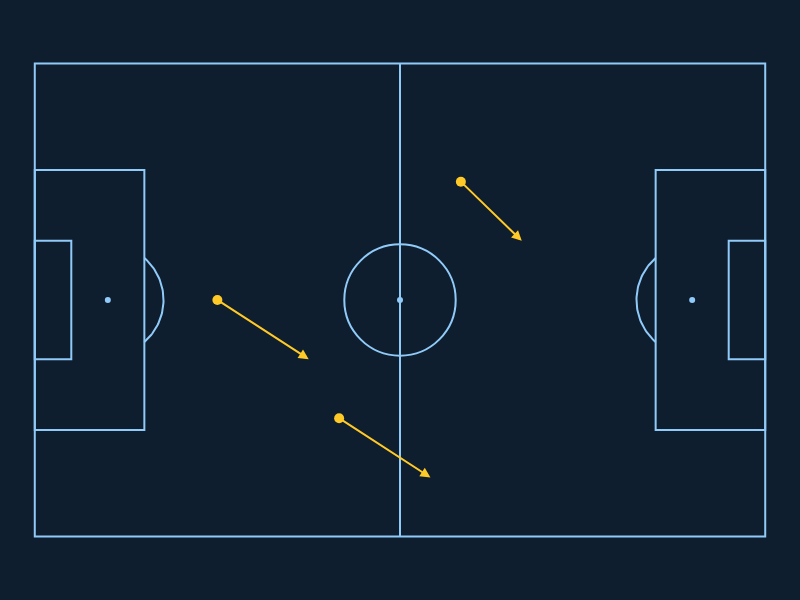

Notebook code cell kept with this figure:
### Code cell
data = pd.DataFrame({
    'x': [30, 50, 70],
    'y': [40, 60, 20],
    'x2': [45, 65, 80],
    'y2': [50, 70, 30],
    'player': ['Alice', 'Bob', 'Carol']
})

# Create a pitch with a dark theme and Opta dimensions
pitch = pb.viz.Pitch(theme="night")

# Plot the passes as arrows
pitch.plot_arrows(
    data, x='x', y='y', x_end='x2', y_end='y2'
)

# Optional: plot player positions at the start of the arrows
pitch.plot_scatter(data, x='x', y='y', hover='player')

# Show the pitch
pitch.show()

### Figure 1 — Plotly figure (JSON) as saved in the notebook; plotly's stock layout.template omitted (floating-point values rounded to 4 significant figures)
{"data": [{"hoverinfo": "skip", "line": {"color": "#90caf9"}, "mode": "lines", "showlegend": false, "type": "scatter", "x": [15.75, 15.96, 16.16, 16.35, 16.54, 16.72, 16.89, 17.06, 17.21, 17.36, 17.5, 17.63, 17.76, 17.87, 17.97, 18.07, 18.16, 18.23, 18.3, 18.36, 18.41, 18.45, 18.48, 18.5, 18.51, 18.51, 18.5, 18.48, 18.45, 18.41, 18.36, 18.3, 18.23, 18.16, 18.07, 17.97, 17.87, 17.76, 17.63, 17.5, 17.36, 17.21, 17.06, 16.89, 16.72, 16.54, 16.35, 16.16, 15.96, 15.75], "y": [27.96, 28.14, 28.34, 28.54, 28.75, 28.96, 29.18, 29.41, 29.64, 29.87, 30.12, 30.36, 30.61, 30.87, 31.13, 31.39, 31.66, 31.93, 32.2, 32.47, 32.75, 33.02, 33.3, 33.58, 33.86, 34.14, 34.42, 34.7, 34.98, 35.25, 35.53, 35.8, 36.07, 36.34, 36.61, 36.87, 37.13, 37.39, 37.64, 37.88, 38.13, 38.36, 38.59, 38.82, 39.04, 39.25, 39.46, 39.66, 39.86, 40.04]}, {"hoverinfo": "skip", "line": {"color": "#90caf9"}, "mode": "lines", "showlegend": false, "type": "scatter", "x": [89.25, 89.04, 88.84, 88.65, 88.46, 88.28, 88.11, 87.94, 87.79, 87.64, 87.5, 87.37, 87.24, 87.13, 87.03, 86.93, 86.84, 86.77, 86.7, 86.64, 86.59, 86.55, 86.52, 86.5, 86.49, 86.49, 86.5, 86.52, 86.55, 86.59, 86.64, 86.7, 86.77, 86.84, 86.93, 87.03, 87.13, 87.24, 87.37, 87.5, 87.64, 87.79, 87.94, 88.11, 88.28, 88.46, 88.65, 88.84, 89.04, 89.25], "y": [40.04, 39.86, 39.66, 39.46, 39.25, 39.04, 38.82, 38.59, 38.36, 38.13, 37.88, 37.64, 37.39, 37.13, 36.87, 36.61, 36.34, 36.07, 35.8, 35.53, 35.25, 34.98, 34.7, 34.42, 34.14, 33.86, 33.58, 33.3, 33.02, 32.75, 32.47, 32.2, 31.93, 31.66, 31.39, 31.13, 30.87, 30.61, 30.36, 30.12, 29.87, 29.64, 29.41, 29.18, 28.96, 28.75, 28.54, 28.34, 28.14, 27.96]}, {"hoverinfo": "skip", "marker": {"color": "#90caf9", "size": 6}, "mode": "markers", "showlegend": false, "type": "scatter", "x": [10.5], "y": [34]}, {"hoverinfo": "skip", "marker": {"color": "#90caf9", "size": 6}, "mode": "markers", "showlegend": false, "type": "scatter", "x": [94.5], "y": [34]}, {"hoverinfo": "skip", "marker": {"color": "#90caf9", "size": 6}, "mode": "markers", "showlegend": false, "type": "scatter", "x": [52.5], "y": [34]}, {"hoverinfo": "text", "hovertext": ["Alice (30, 40)", "Bob (50, 60)", "Carol (70, 20)"], "marker": {"color": "#ffca28", "size": 10}, "mode": "markers", "showlegend": false, "type": "scatter", "x": [26.25, 43.75, 61.25], "y": [34.0, 17.0, 51.0]}], "layout": {"annotations": [{"arrowcolor": "#ffca28", "arrowhead": 2, "arrowsize": 1, "arrowwidth": 2, "ax": 26.25, "axref": "x", "ay": 34, "ayref": "y", "opacity": 1, "showarrow": true, "x": 39.38, "xref": "x", "y": 25.5, "yref": "y"}, {"arrowcolor": "#ffca28", "arrowhead": 2, "arrowsize": 1, "arrowwidth": 2, "ax": 43.75, "axref": "x", "ay": 17, "ayref": "y", "opacity": 1, "showarrow": true, "x": 56.88, "xref": "x", "y": 8.5, "yref": "y"}, {"arrowcolor": "#ffca28", "arrowhead": 2, "arrowsize": 1, "arrowwidth": 2, "ax": 61.25, "axref": "x", "ay": 51, "ayref": "y", "opacity": 1, "showarrow": true, "x": 70, "xref": "x", "y": 42.5, "yref": "y"}], "font": {"color": "#90caf9", "family": "Helvetica Neue, Arial, sans-serif"}, "height": 600, "hoverlabel": {"bgcolor": "rgba(255,255,255,0.15)", "bordercolor": "rgba(144,202,249,0.6)", "font": {"color": "white", "family": "Helvetica Neue, Arial, sans-serif", "size": 16}}, "margin": {"b": 0, "l": 0, "r": 0, "t": 0}, "paper_bgcolor": "#0f1e2e", "plot_bgcolor": "#0f1e2e", "shapes": [{"line": {"color": "#90caf9"}, "type": "rect", "x0": 0, "x1": 105, "y0": 0, "y1": 68}, {"line": {"color": "#90caf9"}, "type": "rect", "x0": 52.5, "x1": 52.5, "y0": 68, "y1": 0}, {"line": {"color": "#90caf9"}, "type": "rect", "x0": 0, "x1": 15.75, "y0": 52.7, "y1": 15.3}, {"line": {"color": "#90caf9"}, "type": "rect", "x0": 89.25, "x1": 105, "y0": 52.7, "y1": 15.3}, {"line": {"color": "#90caf9"}, "type": "rect", "x0": 0, "x1": 5.25, "y0": 42.5, "y1": 25.5}, {"line": {"color": "#90caf9"}, "type": "rect", "x0": 99.75, "x1": 105, "y0": 42.5, "y1": 25.5}, {"line": {"color": "#90caf9"}, "type": "circle", "x0": 44.49, "x1": 60.51, "y0": 25.99, "y1": 42.01}], "showlegend": false, "title": {}, "width": 800, "xaxis": {"constrain": "domain", "fixedrange": true, "range": [-5, 110], "scaleanchor": "y", "showgrid": false, "showticklabels": false, "visible": false, "zeroline": false}, "yaxis": {"constrain": "domain", "fixedrange": true, "range": [-5, 73], "showgrid": false, "showticklabels": false, "visible": false, "zeroline": false}}}
